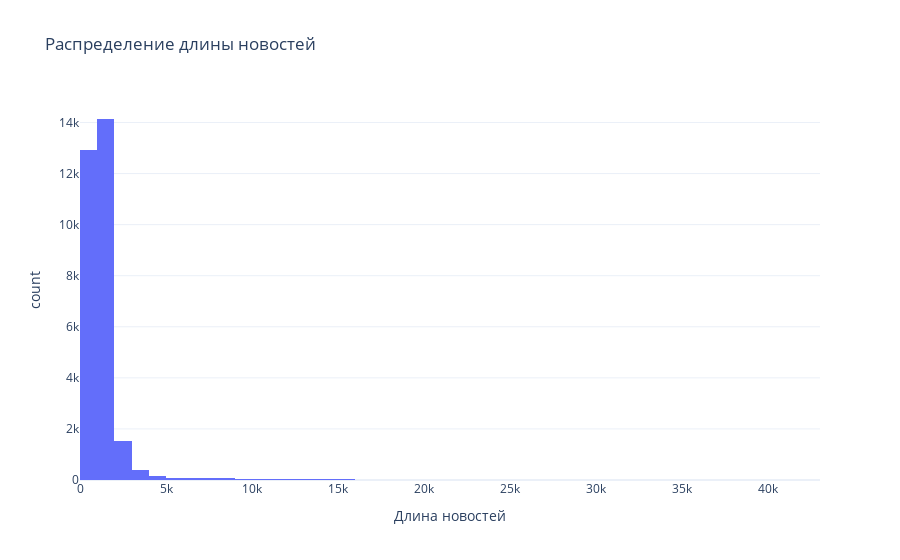
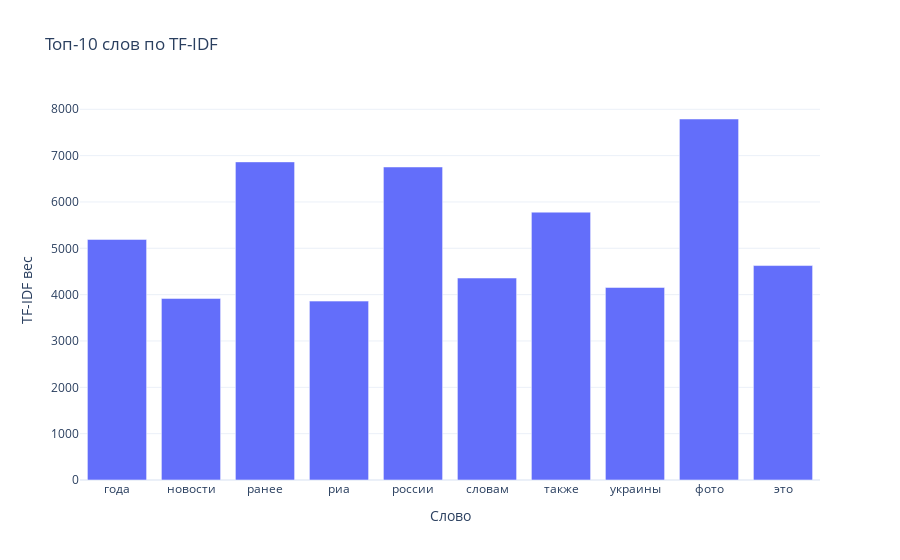

Write notebook code for charts like these, in order.
### Code cell
import pandas as pd
import plotly.express as px
from sklearn.feature_extraction.text import TfidfVectorizer
from nltk.corpus import stopwords
import nltk

# Загрузка стоп-слов для русского языка
nltk.download('stopwords')
russian_stop_words = set(stopwords.words('russian'))

# Преобразование текста в строковый формат
tbl['text'] = tbl['text'].astype(str)

# Предварительное удаление русских стоп-слов
def remove_stop_words(text):
    words = text.lower().split()
    return ' '.join(word for word in words if word not in russian_stop_words)

tbl['cleaned_text'] = tbl['text'].apply(remove_stop_words)

# Использование TfidfVectorizer для анализа текста
vectorizer = TfidfVectorizer(max_features=10)
tfidf_matrix = vectorizer.fit_transform(tbl['cleaned_text'])
top_words = vectorizer.get_feature_names_out()
top_scores = tfidf_matrix.sum(axis=0).A1

# Создание DataFrame для топ слов
top_words_df = pd.DataFrame({"word": top_words, "score": top_scores})

# Гистограмма топ слов
fig_word_hist = px.bar(top_words_df, x='word', y='score',
                       title='Топ-10 слов по TF-IDF',
                       labels={'word': 'Слово', 'score': 'TF-IDF вес'},
                       template='plotly_white')

# Анализ длины сообщений
tbl['message_length'] = tbl['text'].apply(len)

# Гистограмма распределения длин сообщений
fig_length_hist = px.histogram(tbl, x='message_length', nbins=50,
                               title='Распределение длины новостей',
                               labels={'message_length': 'Длина новостей'},
                               template='plotly_white')

# Примеры данных
sample_messages = tbl['text'].head(2).tolist()

# Вывод результатов анализа и графиков
print("Примеры новостей:")
for idx, message in enumerate(sample_messages, 1):
    print(f"{idx}: {message}")


# Отображение графиков
fig_length_hist.show()
fig_word_hist.show()

### Figure 1 — Plotly figure (JSON) as saved in the notebook; plotly's stock layout.template omitted (floating-point values rounded to 4 significant figures; data arrays with more than 128 entries replaced by an {"elided": "..."} marker saying what was removed)
{"data": [{"alignmentgroup": "True", "bingroup": "x", "hovertemplate": "Длина новостей=%{x}<br>count=%{y}<extra></extra>", "legendgroup": "", "marker": {"color": "#636efa", "pattern": {"shape": ""}}, "name": "", "nbinsx": 50, "offsetgroup": "", "orientation": "v", "showlegend": false, "type": "histogram", "x": {"elided": "29742 int values"}, "xaxis": "x", "yaxis": "y"}], "layout": {"barmode": "relative", "legend": {"tracegroupgap": 0}, "title": {"text": "Распределение длины новостей"}, "xaxis": {"anchor": "y", "domain": [0, 1], "title": {"text": "Длина новостей"}}, "yaxis": {"anchor": "x", "domain": [0, 1], "title": {"text": "count"}}}}

### Figure 2 — Plotly figure (JSON) as saved in the notebook; plotly's stock layout.template omitted (floating-point values rounded to 4 significant figures)
{"data": [{"alignmentgroup": "True", "hovertemplate": "Слово=%{x}<br>TF-IDF вес=%{y}<extra></extra>", "legendgroup": "", "marker": {"color": "#636efa", "pattern": {"shape": ""}}, "name": "", "offsetgroup": "", "orientation": "v", "showlegend": false, "textposition": "auto", "type": "bar", "x": ["года", "новости", "ранее", "риа", "россии", "словам", "также", "украины", "фото", "это"], "xaxis": "x", "y": [5192.0, 3918.0, 6865.0, 3860.0, 6755.0, 4358.0, 5780.0, 4155.0, 7791.0, 4628.0], "yaxis": "y"}], "layout": {"barmode": "relative", "legend": {"tracegroupgap": 0}, "title": {"text": "Топ-10 слов по TF-IDF"}, "xaxis": {"anchor": "y", "domain": [0, 1], "title": {"text": "Слово"}}, "yaxis": {"anchor": "x", "domain": [0, 1], "title": {"text": "TF-IDF вес"}}}}
